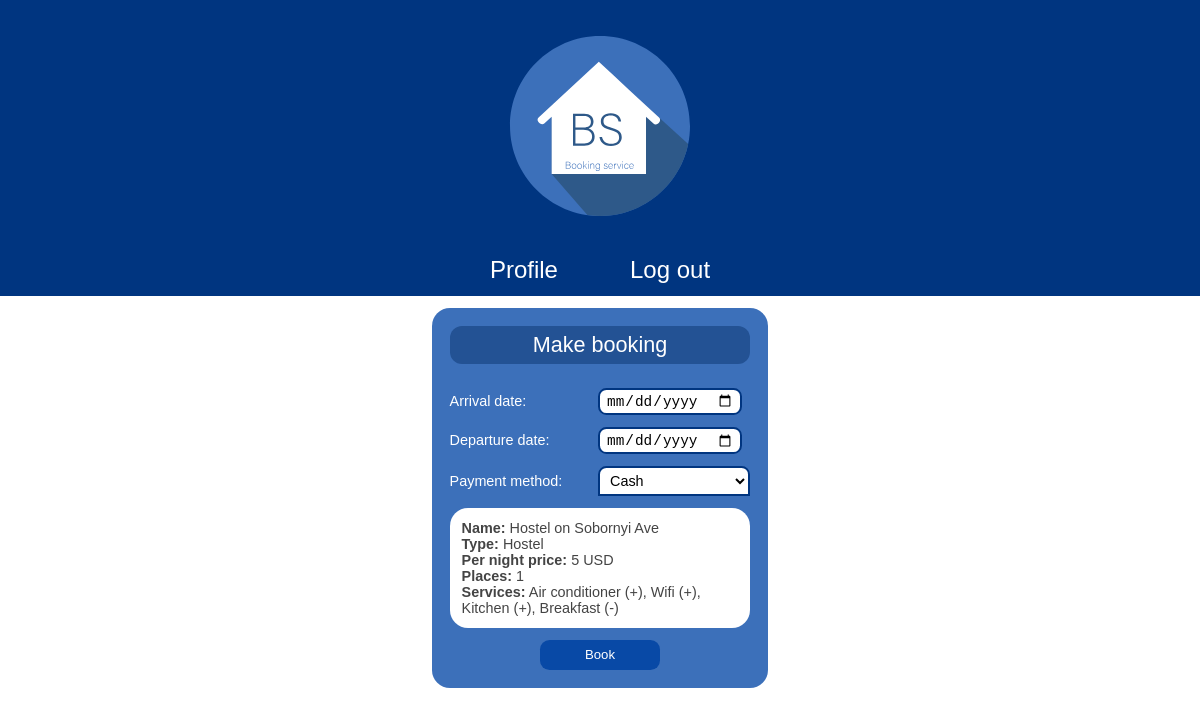
/offers/hostel-on-sobornyi-ave/book (signed in), run on the app's committed database.
### booking/models.py (models this page shows, shortened)
class Offer(models.Model):
    LODGING_TYPES = (
        ('F', 'Flat'),
        ('HST', 'Hostel'),
        ('HS', 'House'),
        ('HR', 'Hotel Room')
    )
    PLACES_NUMBERS = (
        (1,1),
        (2,2),
        (3,3),
        (4,4),
        (5,5)
    )
    name = models.CharField(max_length=100)
    slug = models.SlugField(max_length=255, unique=True, db_index=True, verbose_name='URL')
    description = models.TextField(max_length=5000)
    image = models.ImageField(upload_to='photo/%Y/%m/%d/')
    lodging_type = models.CharField(max_length=3, choices=LODGING_TYPES, default='HR')
    places = models.IntegerField(default=1, choices=PLACES_NUMBERS)
    night_price = models.PositiveIntegerField(default=100, validators=[MinValueValidator(1), MaxValueValidator(100)], verbose_name='Night price')
    isWifi = models.BooleanField(default=True, verbose_name='WiFi')
    isConditioner = models.BooleanField(default=False, verbose_name='Conditioner')
    isKitchen = models.BooleanField(default=False, verbose_name='Kitchen')
    isBreakfast = models.BooleanField(default=False, verbose_name='Breakfast')
    date_created = models.DateField(auto_now_add=True)
    isPublished = models.BooleanField(default=True, verbose_name='Published')

### booking/views.py (the view, shortened to what this page needs)
# urls.py: path('offers/<slug:slug>/book', views.CreateBookingView.as_view(), name='book'),
class CreateBookingView(LoginRequiredMixin, DataMixin,  generic.DetailView):
    model = Offer
    template_name = 'booking/book.html'
    login_url = 'booking:sign_in'
    def get_queryset(self):
        return Offer.objects.filter(isPublished=True)
    def get_context_data(self, **kwargs):
        context = super().get_context_data(**kwargs)
        title = 'Book: ' + self.object.name
        form = BookingForm()
        c_def = self.get_user_context(title=title, form=form)
        context = dict(list(context.items()) + list(c_def.items()))
        return context

### booking/forms.py (shortened to what this page needs)
class BookingForm (forms.ModelForm):
    class Meta:
        model = Booking
        fields = '__all__'

### booking/utils.py (called while the page is built)
    def get_user_context(self, **kwargs):
        context = kwargs
        context['auth_menu'] = auth_menu
        context['unauth_menu'] = unauth_menu
        if 'menu_item_selected' not in context:
            context['menu_item_selected'] = '------'
        return context

### booking/templates/booking/book.html (shortened to what this page needs)
{% extends 'booking/base.html' %}
{% load static %}
{% block content %}
<div class="book-content-main-block">
<div class="form-block">
  <div class="form-block-header">
    <p class="form-block-header-text">Make booking</p>
  </div>
  <div class="form-contains-block">
    <form method="post">
      <div class="form-field"><label class="form-label" for="id_arrival_date">Arrival date:</label> <input class="form-input" type="date" name="arrival_date" required id="id_arrival_date"></div>
        <div class="form-field"><label class="form-label" for="id_departure_date">Departure date:</label> <input type="date" class="form-input" name="departure_date" required id="id_departure_date"></div>
      <div class="form-field"><label class="form-label" for="id_payment_method">Payment method:</label>
          <select class="form-input form-combobox" id="book-payment-method-combobox" name="payment_method" id="id_payment_method">
            <option value="Cash" selected>Cash</option>
          </select>
      </div>
        <div class="book-offer-block">
        <div class="book-offer-paragraph"><b>Name:</b> {{ object.name |truncatechars:40 }}</div>
        <div class="book-offer-paragraph"><b>Type:</b>  {{ object.get_lodging_type_display }}</div>
          <div class="book-offer-paragraph"><b>Per night price:</b>  {{ object.night_price }} USD</div>
          <div class="book-offer-paragraph"><b>Places:</b>  {{ object.places }}</div>
          <div class="book-offer-paragraph"><b>Services:</b>  Air conditioner ({%if object.isConditioner %}+{% else %}-{% endif %}), Wifi ({%if object.isWifi %}+{% else %}-{% endif %}), Kitchen ({%if object.isKitchen %}+{% else %}-{% endif %}), Breakfast ({%if object.isBreakfast %}+{% else %}-{% endif %})</div>
        </div>
      <div class="form-block-submit-button-block">
      <button class="form-block-submit-button" type="submit">Book</button>
      </div>
    </form>
  </div>
</div>
</div>
{% endblock content %}

### booking/static/booking/css/styles.css (style rules this page uses)
body { font-family: 'Arial'; margin: 0; padding: 0; height: 100%; width: 100%; color: #444; }
.form-block { height: auto; padding: 1.5vw; display: flex; flex-direction: column; justify-content: space-between; align-items: center; background: #3C70BA; border-radius: 1.5vw; }
.form-input { background-color: white; border-radius: 0.7vw; border: solid 0.2vw #003580; font-size: 1.2vw; padding: 0.2vw 0.5vw }
.form-label { display: inline-block; min-width: 12vw; color: white; font-size: 1.2vw; }
.form-block-submit-button-block { display: flex; justify-content: center; }
.form-block-submit-button { background-color: #0849a6; height: 2.5vw; width: 10vw; font-size: 1.1vw; border-radius: 0.8vw; margin-top: 1vw; border: 0; color: white; }
.form-block-header { height: fit-content; width: -webkit-fill-available; display: inline-block; background: #235294; border-radius: 1vw; margin: 0vw; padding: 0.5vw; }
.form-contains-block { height: fit-content; width: fit-content; margin: 0vw; margin-top: 2vw; }
.form-block-header-text { color: white; display: flex; justify-content: center; font-size: 1.8vw; margin: 0vw; }
.form-field { margin: 0; margin-bottom: 1vw; padding: 0; height: fit-content; }
.form-combobox { border-radius: 0.7vw 0.7vw 0vw 0vw; padding: 0.3vw 0.5vw; }
#book-payment-method-combobox { width: 12.7vw; }
.book-offer-block { border-radius: 1.5vw; background-color: white; height: auto; padding: 1vw; width: fit-content; margin-top: 1vw; }
.book-content-main-block { height: auto; display: flex; flex-direction: column; }
.book-offer-paragraph { font-size: 1.2vw; max-width: 23vw; }

### data on the page
Offer: name "Hostel on Sobornyi Ave", lodging_type "Hostel", night_price "5", places "1"

### other printed values
{{ item.title }} "Profile" "Log out"
